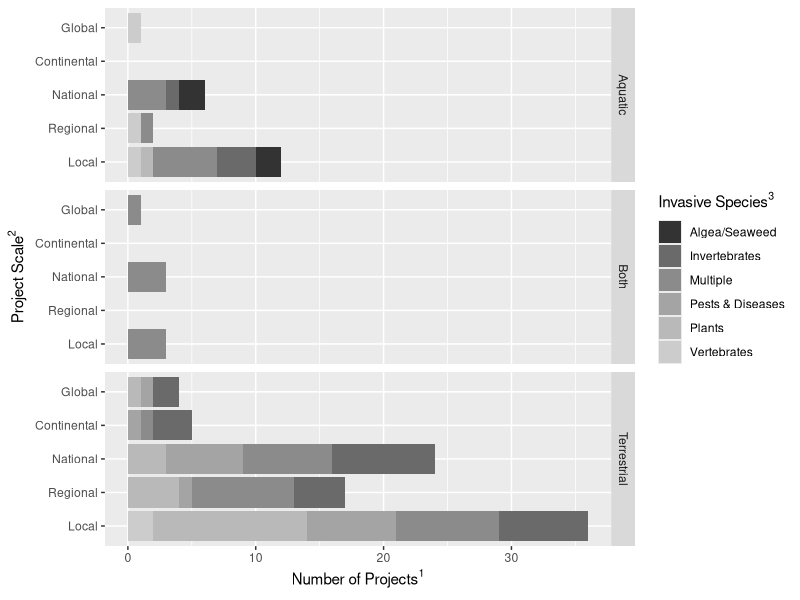

R code for this plot:
#open some packages
require(ggplot2)
require(stringr)

CS <-read.csv("InvasiveCitSciProjectDB5.csv") #read in the data file
CS2 <-CS[!duplicated(CS$Title), ]#remove duplicates
#clean data a bit
CS2$Invasive <-str_replace_all(CS2$Invasive,"Insects","Invertebrates")
CS2$Invasive <-str_replace_all(CS2$Invasive,"Diseases","Pests & Diseases")
CS2$Invasive <-str_replace_all(CS2$Invasive,"Pests & Pests & Diseases","Pests & Diseases")
CSactive <-subset(CS2,Active=="Active") #Subset to active projects only 
#Define order of sclaes in plot
xlevels <-c("Local","Regional","National","Continental","Global") 
ylevels <-c("Multiple","Pests & Diseases", "Plants","Vertebrates","Invertebrates","Algea/Seaweed")

#Plot the data
ggplot(CSactive,aes(x=Scale.,fill=Invasive)) +geom_bar()+ facet_grid(Environment~.) + scale_x_discrete(limits = xlevels) +scale_fill_grey(ylevels,name=expression(paste("Invasive Species"^"3"))) +coord_flip() +labs(x=expression(paste("Project Scale"^"2")), y=expression(paste("Number of Projects"^"1")))
